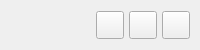
           <widget class="QFrame" name="contentTopBg">
            <property name="minimumSize">
             <size>
              <width>0</width>
              <height>50</height>
             </size>
            </property>
            <property name="maximumSize">
             <size>
              <width>16777215</width>
              <height>50</height>
             </size>
            </property>
            <property name="frameShape">
             <enum>QFrame::NoFrame</enum>
            </property>
            <property name="frameShadow">
             <enum>QFrame::Raised</enum>
            </property>
            <layout class="QHBoxLayout" name="horizontalLayout">
             <property name="spacing">
              <number>0</number>
             </property>
             <property name="leftMargin">
              <number>0</number>
             </property>
             <property name="topMargin">
              <number>0</number>
             </property>
             <property name="rightMargin">
              <number>10</number>
             </property>
             <property name="bottomMargin">
              <number>0</number>
             </property>
             <item>
              <widget class="QFrame" name="leftBox">
               <property name="sizePolicy">
                <sizepolicy hsizetype="Expanding" vsizetype="Preferred">
                 <horstretch>0</horstretch>
                 <verstretch>0</verstretch>
                </sizepolicy>
               </property>
               <property name="frameShape">
                <enum>QFrame::NoFrame</enum>
               </property>
               <property name="frameShadow">
                <enum>QFrame::Raised</enum>
               </property>
               <layout class="QHBoxLayout" name="horizontalLayout_3">
                <property name="spacing">
                 <number>0</number>
                </property>
                <property name="leftMargin">
                 <number>0</number>
                </property>
                <property name="topMargin">
                 <number>0</number>
                </property>
                <property name="rightMargin">
                 <number>0</number>
                </property>
                <property name="bottomMargin">
                 <number>0</number>
                </property>
                <item>
                 <widget class="QLabel" name="titleProject">
                  <property name="sizePolicy">
                   <sizepolicy hsizetype="Preferred" vsizetype="Expanding">
                    <horstretch>0</horstretch>
                    <verstretch>0</verstretch>
                   </sizepolicy>
                  </property>
                  <property name="maximumSize">
                   <size>
                    <width>16777215</width>
                    <height>45</height>
                   </size>
                  </property>
                  <property name="font">
                   <font>
                    <family>Segoe UI</family>
                    <pointsize>10</pointsize>
                    <italic>false</italic>
                    <bold>false</bold>
                   </font>
                  </property>
                  <property name="text">
                   <string/>
                  </property>
                  <property name="alignment">
                   <set>Qt::AlignLeading|Qt::AlignLeft|Qt::AlignVCenter</set>
                  </property>
                 </widget>
                </item>
               </layout>
              </widget>
             </item>
             <item>
              <widget class="QFrame" name="rightButtons">
               <property name="minimumSize">
                <size>
                 <width>0</width>
                 <height>28</height>
                </size>
               </property>
               <property name="maximumSize">
                <size>
                 <width>94</width>
                 <height>50</height>
                </size>
               </property>
               <property name="styleSheet">
                <string notr="true">background-repeat: no-repeat;
background-position: center;
    </string>
               </property>
               <property name="frameShape">
                <enum>QFrame::NoFrame</enum>
               </property>
               <property name="frameShadow">
                <enum>QFrame::Raised</enum>
               </property>
               <layout class="QHBoxLayout" name="horizontalLayout_2">
                <property name="spacing">
                 <number>5</number>
                </property>
                <property name="leftMargin">
                 <number>0</number>
                </property>
                <property name="topMargin">
                 <number>0</number>
                </property>
                <property name="rightMargin">
                 <number>0</number>
                </property>
                <property name="bottomMargin">
                 <number>0</number>
                </property>
                <item>
                 <widget class="QPushButton" name="btn_MinimizeApp">
                  <property name="minimumSize">
                   <size>
                    <width>28</width>
                    <height>28</height>
                   </size>
                  </property>
                  <property name="maximumSize">
                   <size>
                    <width>28</width>
                    <height>28</height>
                   </size>
                  </property>
                  <property name="cursor">
                   <cursorShape>PointingHandCursor</cursorShape>
                  </property>
                  <property name="toolTip">
                   <string>Minimize</string>
                  </property>
                  <property name="styleSheet">
                   <string notr="true"/>
                  </property>
                  <property name="text">
                   <string/>
                  </property>
                  <property name="icon">
                   <iconset resource="../../resources.qrc">
                    <normaloff>:/icons/icons/icon_minimize.png</normaloff>:/icons/icons/icon_minimize.png</iconset>
                  </property>
                  <property name="iconSize">
                   <size>
                    <width>20</width>
                    <height>20</height>
                   </size>
                  </property>
                 </widget>
                </item>
                <item>
                 <widget class="QPushButton" name="btn_RestaureSizeApp">
                  <property name="minimumSize">
                   <size>
                    <width>28</width>
                    <height>28</height>
                   </size>
                  </property>
                  <property name="maximumSize">
                   <size>
                    <width>28</width>
                    <height>28</height>
                   </size>
                  </property>
                  <property name="font">
                   <font>
                    <family>Segoe UI</family>
                    <pointsize>10</pointsize>
                    <italic>false</italic>
                    <bold>false</bold>
                    <stylestrategy>PreferDefault</stylestrategy>
                   </font>
                  </property>
                  <property name="cursor">
                   <cursorShape>PointingHandCursor</cursorShape>
                  </property>
                  <property name="toolTip">
                   <string>Maximize</string>
                  </property>
                  <property name="styleSheet">
                   <string notr="true"/>
                  </property>
                  <property name="text">
                   <string/>
                  </property>
                  <property name="icon">
                   <iconset resource="../../resources.qrc">
                    <normaloff>:/icons/icons/icon_maximize.png</normaloff>:/icons/icons/icon_maximize.png</iconset>
                  </property>
                  <property name="iconSize">
                   <size>
                    <width>20</width>
                    <height>20</height>
                   </size>
                  </property>
                 </widget>
                </item>
                <item>
                 <widget class="QPushButton" name="btn_CloseApp">
                  <property name="minimumSize">
                   <size>
                    <width>28</width>
                    <height>28</height>
                   </size>
                  </property>
                  <property name="maximumSize">
                   <size>
                    <width>28</width>
                    <height>28</height>
                   </size>
                  </property>
                  <property name="cursor">
                   <cursorShape>PointingHandCursor</cursorShape>
                  </property>
                  <property name="toolTip">
                   <string>Close</string>
                  </property>
                  <property name="styleSheet">
                   <string notr="true">QPushButton:pressed{
	
	background-color: rgb(170, 0, 0);
}</string>
                  </property>
                  <property name="text">
                   <string/>
                  </property>
                  <property name="icon">
                   <iconset resource="../../resources.qrc">
                    <normaloff>:/icons/icons/icon_close.png</normaloff>:/icons/icons/icon_close.png</iconset>
                  </property>
                  <property name="iconSize">
                   <size>
                    <width>20</width>
                    <height>20</height>
                   </size>
                  </property>
                 </widget>
                </item>
               </layout>
              </widget>
             </item>
            </layout>
           </widget>
